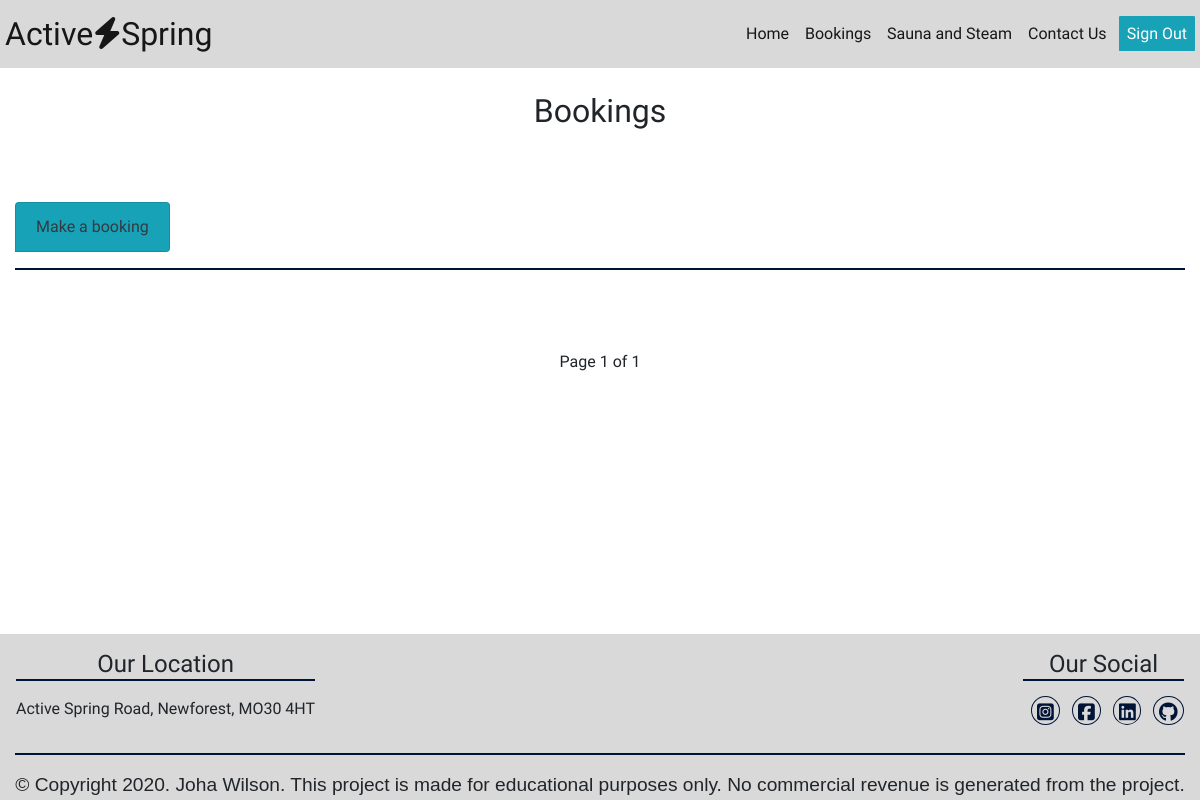
Before: /booking/ (signed in) with the older database file.
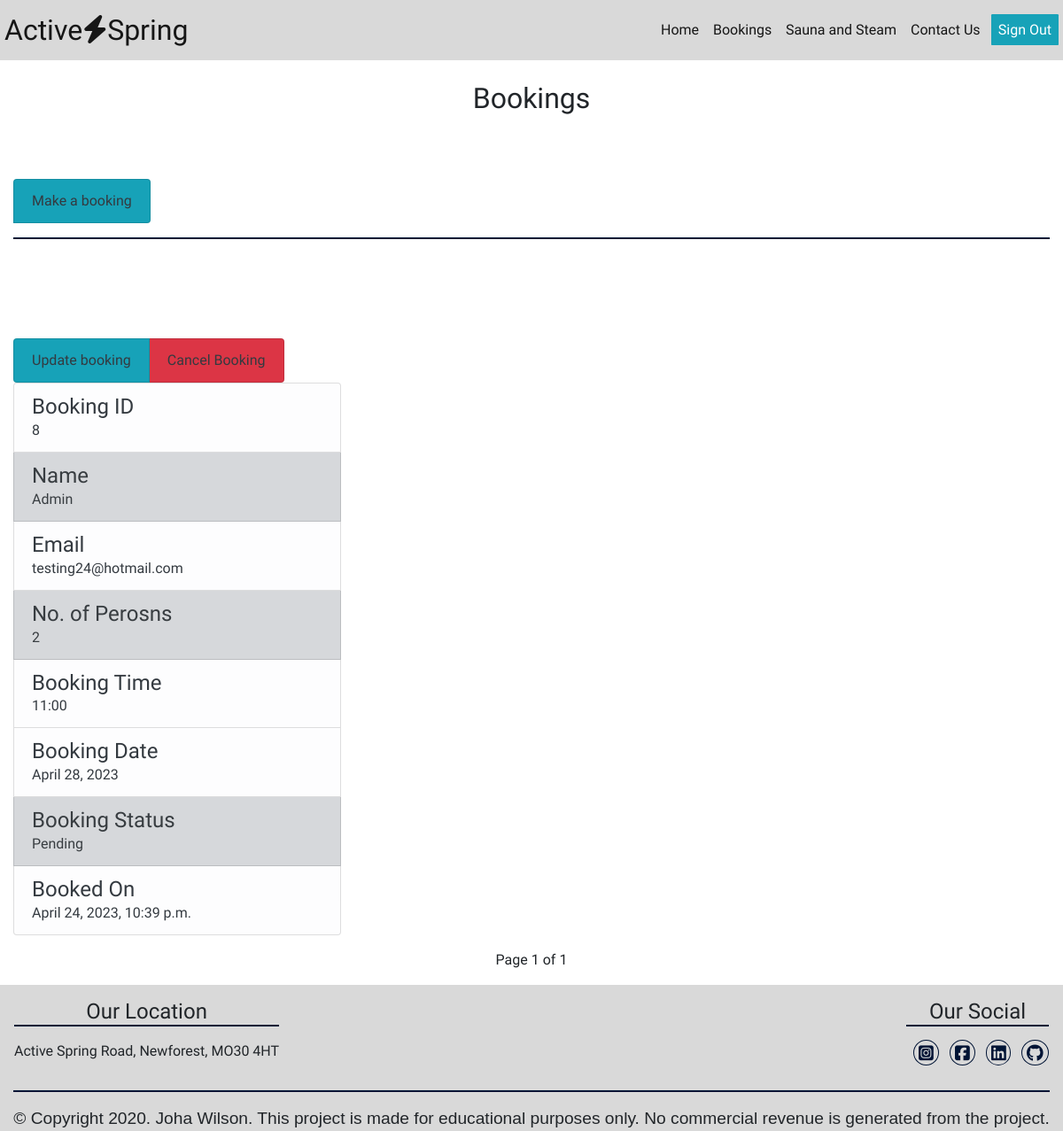
After: the same page with the newer database file.
### bookings/models.py (models this page shows, shortened)
class Booking(models.Model):
    booking_id = models.AutoField(primary_key=True)
    name = models.CharField(max_length=200, blank=False, default="")
    user = models.ForeignKey(
        User, on_delete=models.CASCADE, related_name='customer', null=True)
    email = models.EmailField(max_length=254)
    no_of_persons = models.IntegerField(
        default=1, validators=[MinValueValidator(1), MaxValueValidator(100)])
    booking_date = models.DateField()
    booking_time = models.CharField(
        max_length=10, default='08:00', choices=pool_timings)
    phone_number = PhoneNumberField(blank=True, null=True)
    booking_status = models.CharField(
        max_length=50, choices=pool_status, default="Pending")
    booked_on = models.DateTimeField(auto_now_add=True)
    approved = models.BooleanField(default=False)
    class Meta:
        ordering = ['-booked_on']

### bookings/views.py (the view)
# urls.py: path('booking/', views.booking_home, name='booking'),
def booking_home(request):
    current_user = request.user.id
    customer = Booking.objects.all().filter(user=current_user)
    paginator = Paginator(customer, 3)
    page_number = request.GET.get('page')
    page_obj = paginator.get_page(page_number)
    context = {'page_obj': page_obj}
    return render(request, 'bookings/booking.html', context)

### bookings/templates/bookings/booking.html (shortened to what this page needs)
{% extends "base.html" %}
{% block content %}
<div class="container-fluid mb-auto">
  <div class="row d-flex align-items-center p-4">
    <div class="col-lg-12 m-auto w-100">
      <h2 class="text-center">Bookings</h2>
    </div>
  </div>
  {% if user.is_authenticated %}
  <div class="row">
    <div class="col-12">
      <ul class="list-group list-group-horizontal mt-5 w-auto">
        <li class="list-group-item bg-info">
          <a href="{% url 'bookings:create' %}" class="booking-btn text-dark text-center m-auto w-100">Make a
            booking</a>
        </li>
      </ul>
      <hr class="cl-black">
    </div>
  </div>
  <div class="row mt-5">
    {% for customer in page_obj %}
    <div class="col-lg-4" style="overflow-x:auto;">
      <ul class="list-group list-group-horizontal mt-5 w-auto">
        <li class="list-group-item bg-info">
          <a class="text-dark" href="{% url 'bookings:update' customer.booking_id %} "> Update booking</a>
        </li>
        <li class="list-group-item bg-danger">
          <a class="text-dark" data-toggle="modal" data-target="#staticBackdrop">Cancel Booking </a>
        </li>
      </ul>
      <ul class="list-group w-auto text-dark">
        <li class="list-group-item list-group-item-light text-dark">
          <h4>Booking ID</h4>{{ customer.booking_id }}
        </li>
        <li class="list-group-item list-group-item-secondary">
          <h4>Name</h4>{{ customer.name }}
        </li>
        <li class="list-group-item list-group-item-light text-dark">
          <h4>Email</h4>{{ customer.email }}
        </li>
        <li class="list-group-item list-group-item-secondary">
          <h4>No. of Perosns</h4>{{customer.no_of_persons}}
        </li>
        <li class="list-group-item list-group-item-light text-dark">
          <h4>Booking Time</h4>{{customer.booking_time}}
        </li>
        <li class="list-group-item list-group-item-light text-dark">
          <h4>Booking Date</h4>{{customer.booking_date}}
        </li>
        <li class="list-group-item list-group-item-secondary">
          <h4>Booking Status</h4>{{customer.booking_status}}
        </li>
        <li class="list-group-item list-group-item-light text-dark">
          <h4>Booked On</h4>{{customer.booked_on}}
        </li>
      </ul>
    </div>
    {% endfor %}
  </div>
  <div class="pagination row">
    <div class="col-12 text-center mt-3">
      <span class="step-links">
        <span class="current"> Page {{ page_obj.number }} of {{ page_obj.paginator.num_pages }}</span>
      </span>
    </div>
  </div>
  {% endif %}
</div>
{% endblock content %}

### templates/base.html (shortened to what this page needs)
{% load static %}
<!DOCTYPE html>
<html lang="en">
<head>
    <link rel="stylesheet" href="https://cdn.jsdelivr.net/npm/bootstrap@4.6.2/dist/css/bootstrap.min.css">
    <link rel="stylesheet" href="{% static 'css/style.css' %}">
</head>
<body>
    <header>
        <nav class="navbar navbar-expand-lg navbar-light nav-colour">
            <a href="{% url 'bookings:index'%}" class=" navbar-brand the-logo mb-0 top-fixed"> Active<i class="fa-solid fa-bolt"></i>Spring</a>
            <div class="collapse navbar-collapse" id="navbarTogglerDemo03">
                <ul class="navbar-nav ml-auto mt-2 mt-lg-0">
                    <li class="nav-item active">
                        <a href="{% url 'bookings:index' %}" class="nav-link hvr-underline-from-center">Home<span class="sr-only">(current)</span></a>
                    </li>
                    <li class="nav-item active">
                        <a href="{% url 'bookings:booking' %}" class="nav-link hvr-underline-from-center">Bookings<span class="sr-only">(current)</span></a>
                    </li>
                    <li class="nav-item active">
                        <a href="{% url 'webpages:sauna-steam' %}" class="nav-link hvr-underline-from-center">Sauna and Steam</a>
                    </li>
                    <li class="nav-item active">
                        <a href="{% url 'webpages:contact-us' %}" class="nav-link hvr-underline-from-center">Contact Us</a>
                    </li>
                </ul>
                <div id="hide">
                    {% if user.is_authenticated %}
                    <a href="{% url 'account_logout' %}" class=" nav-link navbar-nav p-2 register-btn ml-1  d-inline text-center">Sign Out</a>
                    {% else %}
                    <a href="{% url 'account_login' %}" class=" nav-link navbar-nav p-2 register-btn ml-1  d-inline text-center">Sign In</a>
                    <a href="{% url 'account_signup' %}" class=" nav-link navbar-nav p-2 register-btn ml-1  d-inline text-center">Sign Up</a>
                    {% endif%}
                </div>
            </div>
        </nav>
    </header>
    {% block content %}{% endblock content %}
    <footer class="container-fluid mt-3">
        <div class="row">
            <div class="mr-auto d-block p-3">
                <h4 class="text-center">Our Location</h4>
                <hr class="mt-0 cl-black">
                <p> Active Spring Road, Newforest, MO30 4HT </p>
            </div>
            <div class="ml-auto d-block p-3">
                <h4 class="text-center">Our Social</h4>
                <hr class="mt-0 cl-black">
                <div class="social-media">
                    <a href="https://www.instagram.com/" target="_blank" class="foot-link ml-2"><i class="fa-brands fa-square-instagram hvr-bounce-in"></i></a>
                    <a href="https://en-gb.facebook.com/" target="_blank" class="foot-link ml-2"><i class="fa-brands fa-square-facebook hvr-bounce-in"></i></a>
                    <a href="https://www.linkedin.com/in/joha-wilson-5075a8249/s" target="_blank" class="foot-link ml-2"><i class="fa-brands fa-linkedin hvr-bounce-in"></i></a>
                    <a href="https://github.com/Joha-will?tab=repositories" target="_blank" class="foot-link ml-2"><i class="fa-brands fa-github hvr-bounce-in"></i></a>
                </div>
            </div>
        </div>
        <hr class="mt-0 cl-black">
        <div class="text-center">
            <small>&copy; Copyright 2020. Joha Wilson. This project is made for educational purposes only. No commercial revenue is generated from the project.</small>
        </div>
    </footer>
</body>
</html>

### static/css/style.css (style rules this page uses)
body { font-family: 'Russo One', sans-serif; min-height: 100vh; margin: 0; padding: 0; display: flex; flex-direction: column; }
header { margin: 0; }
h1, h2, h3, h4, h5 { margin: 0; }
a:link { text-decoration: none; }
.nav-colour { background-color: hsl(0, 0%, 85%); padding: 5px; }
.the-logo { font-size: 2rem; color: #001435; }
.nav-link { color: black; }
.hvr-underline-from-center { display: inline-block; vertical-align: middle; -webkit-transform: perspective(1px) translateZ(0); transform: perspective(1px) translateZ(0); box-shadow: 0 0 1px rgba(0, 0, 0, 0); position: relative; overflow: hidden; }
.hvr-underline-from-center:before { content: ""; position: absolute; z-index: -1; left: 51%; right: 51%; bottom: 0; background: #17a2b8; height: 4px; -webkit-transition-property: left, right; transition-property: left, right; -webkit-transition-duration: 0.3s; transition-duration: 0.3s; -webkit-transition-timing-function: ease-out; transition-timing-function: ease-out; }
.hvr-bounce-in { display: inline-block; vertical-align: middle; -webkit-transform: perspective(1px) translateZ(0); transform: perspective(1px) translateZ(0); box-shadow: 0 0 1px rgba(0, 0, 0, 0); -webkit-transition-duration: 0.5s; transition-duration: 0.5s; }
.register-btn { background-color: #17a2b8; color: whitesmoke; background-image: linear-gradient(-180deg, #17a2b8 0%, #17a2b8 100%); border-radius: .1rem; box-sizing: border-box; color: #FFFFFF; display: flex; justify-content: center; padding: 1rem 2rem; text-decoration: none; width: 10%; border: 0; cursor: pointer; user-select: none; -webkit-user-select: none; touch-action: manipulation; }
small { font-family: 'Gill Sans', 'Gill Sans MT', Calibri, 'Trebuchet MS', sans-serif; font-size: larger; }
footer { background-color: hsl(0, 0%, 85%); }
.foot-link { font-size: 1.2rem; color: #001435; border: 1.5px solid #001435; border-radius: 100%; width: 100px; height: 100%; padding: 2px 5px; }
.cl-black { color: #001435; }
hr.cl-black { border: 1px solid #001435; }

Changed rows visible on the page:
added Booking: booking_id "8", name "Admin", email "testing24@hotmail.com", no_of_persons "2", booking_time "11:00", booking_date "April 28, 2023", booking_status "Pending", booked_on "April 24, 2023, 10:39 p.m."
